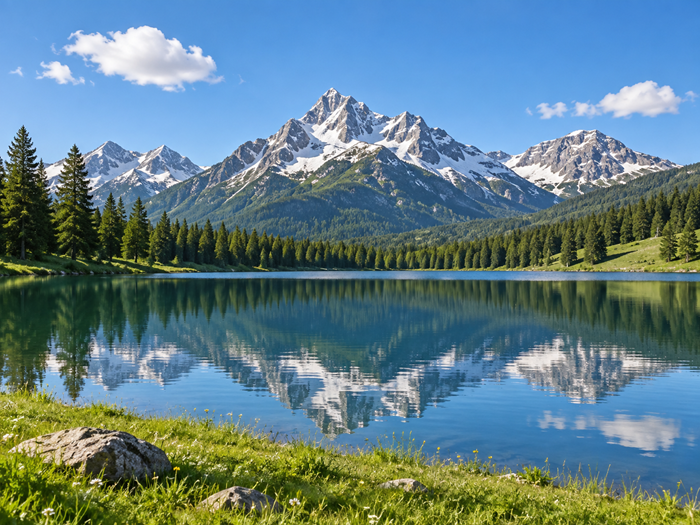
#> input picture opencv-geometrik-donusumler/images/manzara.png, 700 x 525 px
$ python affine_transform.py
#> lines starting #> are read from the running program, lines starting #| are printed output that depends on the picture
import cv2
import numpy as np

# görüntü oku
image = cv2.imread("images/manzara.png")
#> image is the input picture: shape (525, 700, 3); mean B, G, R 135.9, 127.7, 97.1

height, width = image.shape[:2]
#> height = 525; width = 700

# kaynak görüntüden birbirine karşılık gelmeyen 3 nokta seç
# sırasıyla: sol üst, sağ üst, sol alt köşeler
source_points = np.float32(
    [
        [0, 0],
        [width - 1, 0],
        [0, height - 1]
    ]
)
#> source_points = [[0, 0], [699, 0], [0, 524]]

# kaynak noktaların dönüşüm sonrasında gideceği yeni konumlar
destination_points = np.float32(
    [
        [width * 0.15, height * 0.1],
        [width * 0.85, height * 0.2],
        [width * 0.1, height * 0.9],
    ]
)
#> destination_points = [[105, 52.5], [595, 105], [70, 472.5]]

# 3 kaynak ve 3 hedef noktadan 2x3 lük bir affine dönüşüm matrisi oluştur
matrix = cv2.getAffineTransform(source_points, destination_points)

# matrix kullanılacak dönüşüm matrisi
# (width, height): oluşturulacak çıktının boyutu
affine = cv2.warpAffine(image, matrix, (width, height))
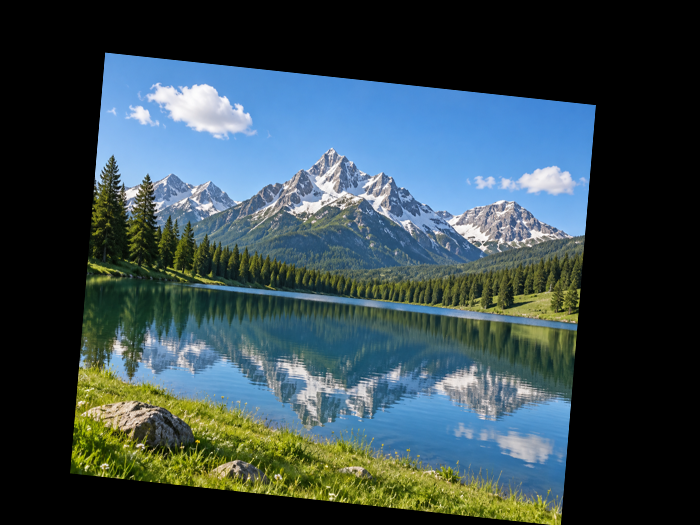
#> affine: shape (525, 700, 3); mean B, G, R 77, 72.4, 55.1

cv2.imshow("orijinal", image)
cv2.imshow("affine", affine)

cv2.imwrite("outputs/affine_transform.jpg", affine)

cv2.waitKey(0)
cv2.destroyAllWindows()

$ run again, with opencv-geometrik-donusumler/images/belge.png copied over opencv-geometrik-donusumler/images/manzara.png
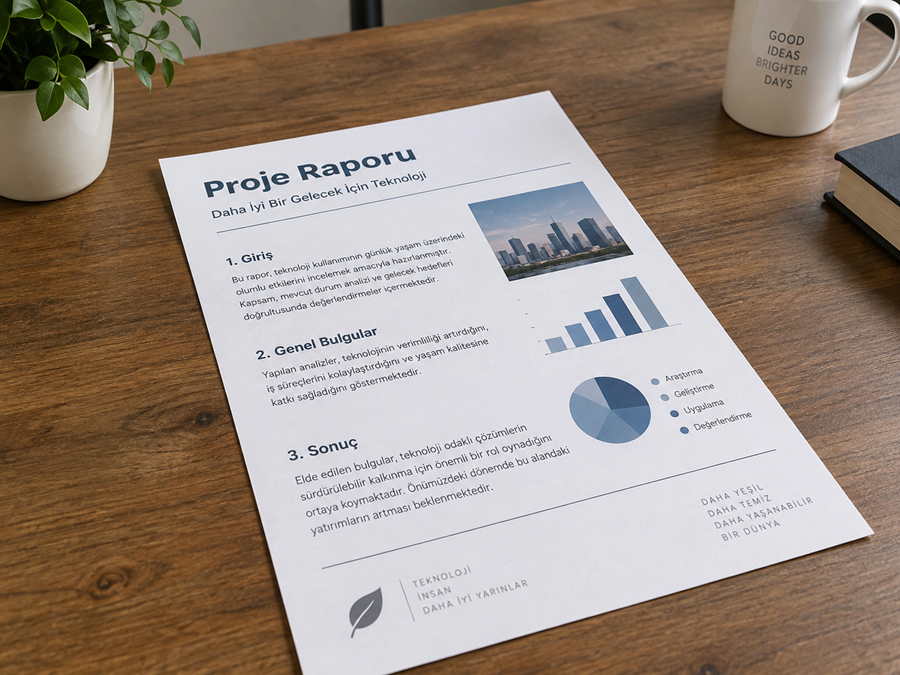
#> input picture opencv-geometrik-donusumler/images/belge.png, 900 x 675 px
#> image is the input picture: shape (675, 900, 3); mean B, G, R 128.9, 140.4, 155.4
#> `affine = cv2.warpAffine(image, matrix, (width, height))`:
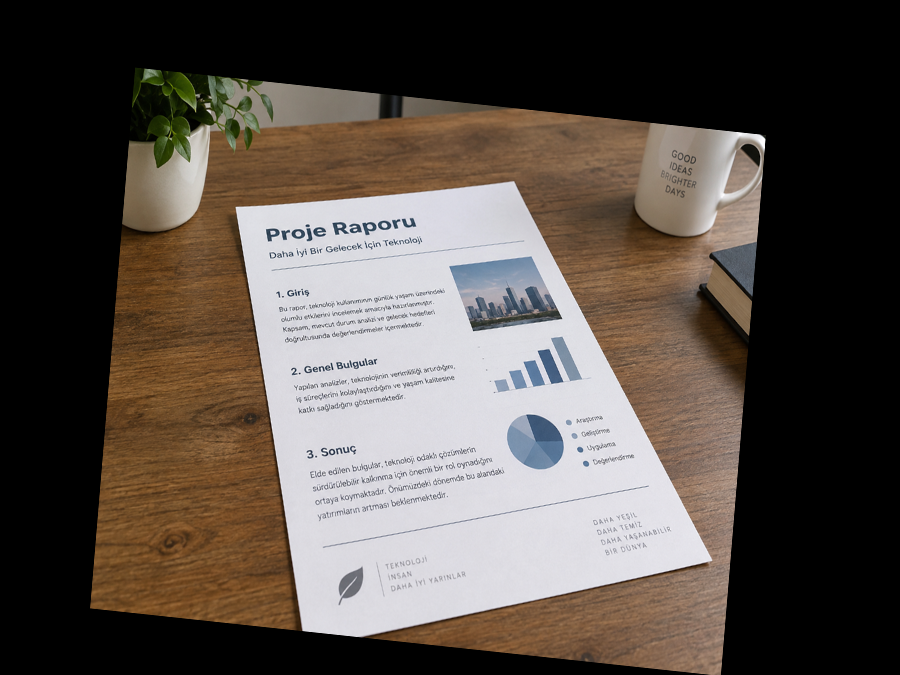
#> affine: shape (675, 900, 3); mean B, G, R 73, 79.5, 88

$ run again, with opencv-geometrik-donusumler/images/perspektif.png copied over opencv-geometrik-donusumler/images/manzara.png
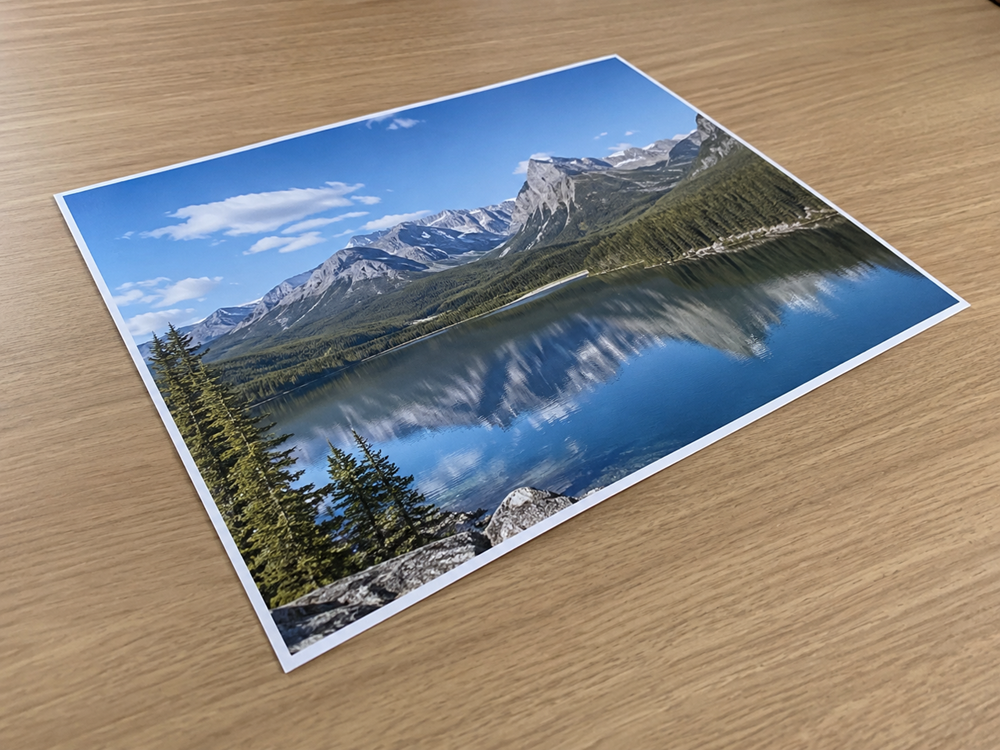
#> input picture opencv-geometrik-donusumler/images/perspektif.png, 1000 x 750 px
#> image is the input picture: shape (750, 1000, 3); mean B, G, R 124.6, 132.6, 139.7
#> `affine = cv2.warpAffine(image, matrix, (width, height))`:
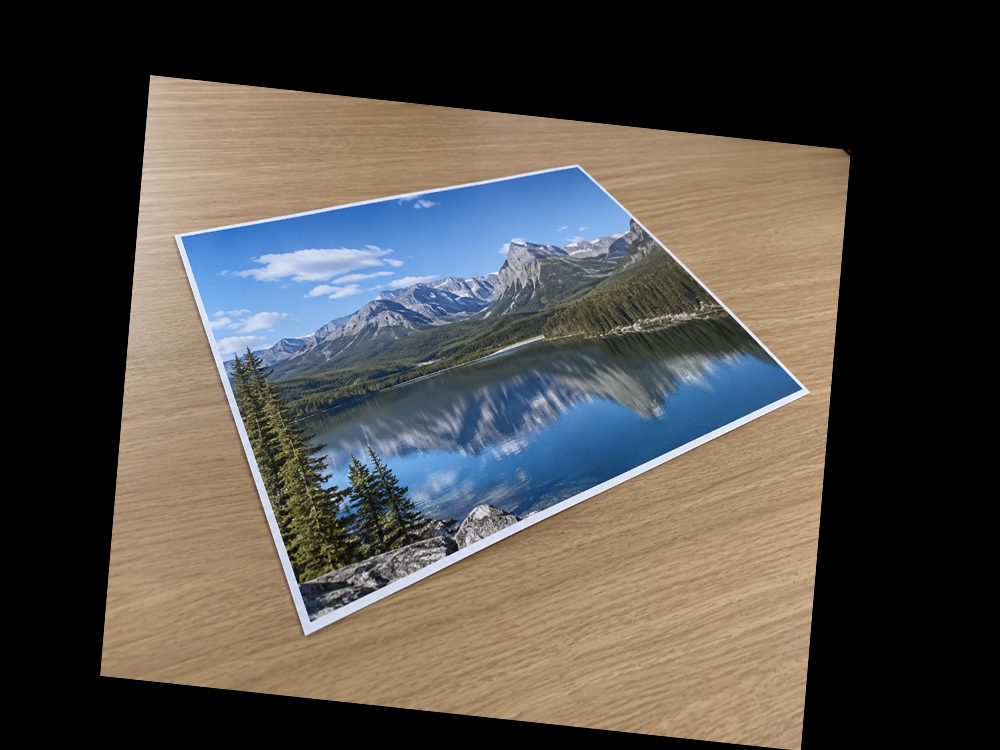
#> affine: shape (750, 1000, 3); mean B, G, R 70.6, 75.1, 79.1
